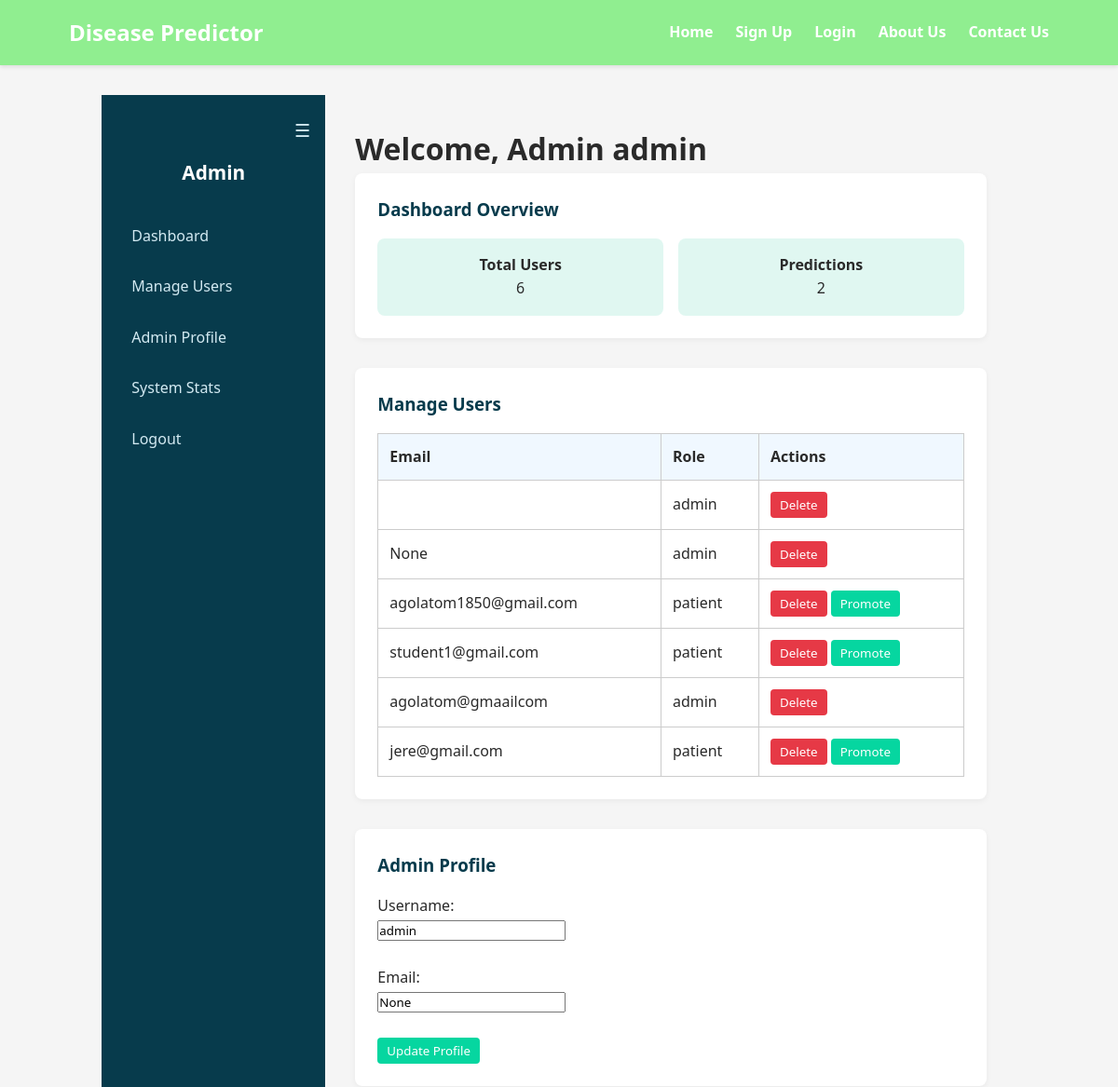
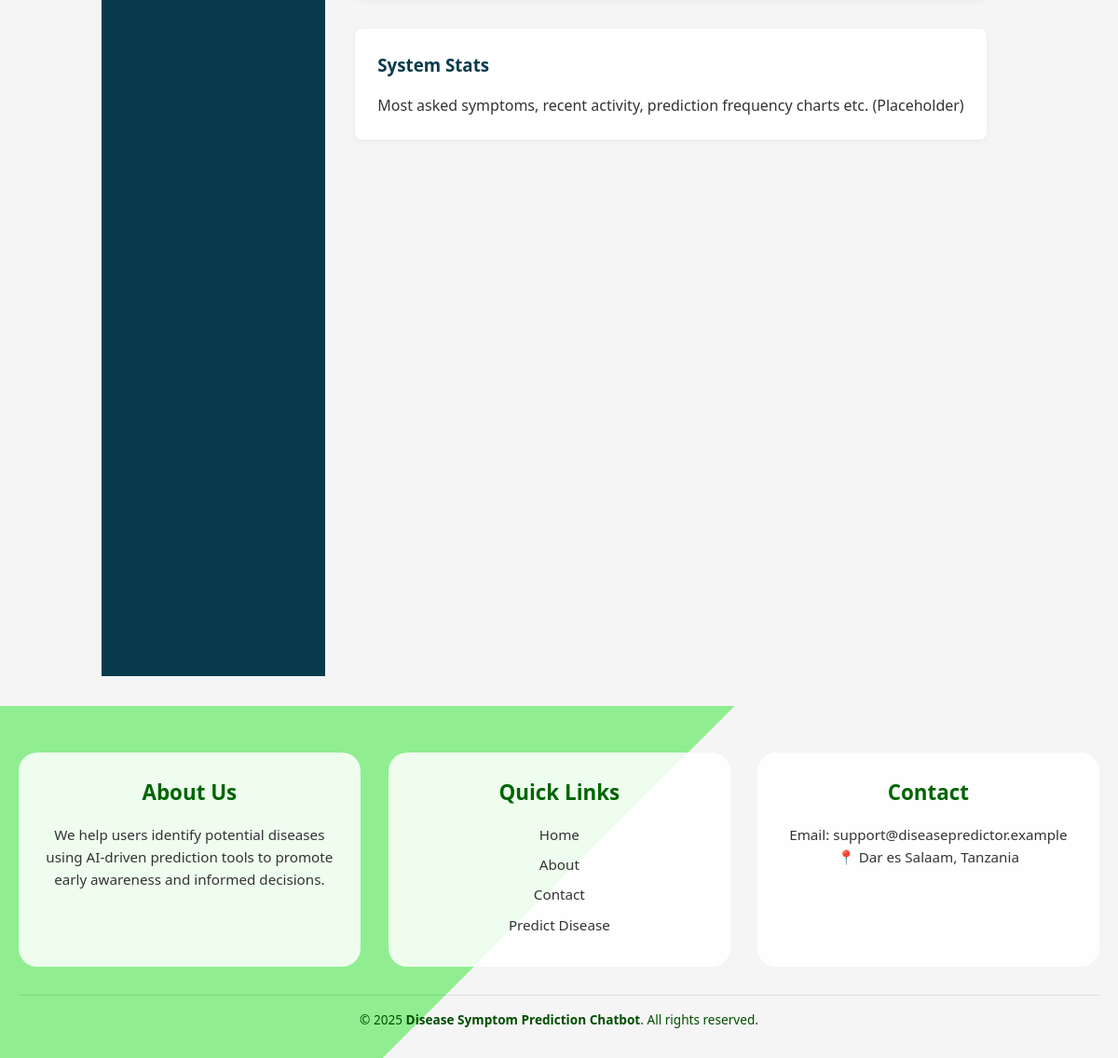
Page /admin_dashboard (signed in) on the committed database (2 pictures, top to bottom).
### tables this page shows
CREATE TABLE users(
            id INTEGER PRIMARY KEY AUTOINCREMENT,
            username TEXT UNIQUE NOT NULL,
            password TEXT NOT NULL,
            role TEXT NOT NULL DEFAULT 'patient'
        , email TEXT);

### app.py (the view)
@app.route('/admin_dashboard')
@login_required
def admin_dashboard():
    if session.get('role') != 'admin':
        abort(403)
    conn = db_connect(); cur = conn.cursor()
    cur.execute("SELECT username, email, role, id FROM users")
    users = cur.fetchall()
    cur.execute("SELECT COUNT(*) AS total_users FROM users")
    total_users = cur.fetchone()['total_users']
    cur.execute("SELECT COUNT(*) AS total_predictions FROM predictions")
    total_preds = cur.fetchone()['total_predictions']
    cur.execute("SELECT * FROM faq")  # assuming table: faq (id, question, answer)
    faq = cur.fetchall()
    cur.execute("SELECT * FROM users WHERE username=?", (session['user'],))
    admin_user = cur.fetchone()
    conn.close()
    return render_template('admin_dashboard.html',
                           user=admin_user,
                           user_stats={'total_users': total_users, 'total_predictions': total_preds},
                           users=users,
                           faq=faq)

### app.py (called while the page is built)
def db_connect():
    conn = sqlite3.connect(DB_PATH)
    conn.row_factory = sqlite3.Row
    return conn

def login_required(view_func):
    @wraps(view_func)
    def wrapper(*args, **kwargs):
        if 'user' not in session:
            return redirect(url_for('login'))
        return view_func(*args, **kwargs)
    return wrapper

### templates/admin_dashboard.html (shortened to what this page needs)
{% extends "base.html" %}
{% block content %}
<div class="dashboard-container">
  <div class="sidebar" id="sidebar">
    <button class="toggle-btn" onclick="toggleSidebar()">☰</button>
    <h2>Admin</h2>
    <a href="#overview">Dashboard</a>
    <a href="#users">Manage Users</a>
    <a href="#profile">Admin Profile</a>
    <a href="#system">System Stats</a>
    <a href="{{ url_for('logout') }}">Logout</a>
  </div>
  <div class="content">
    <h1>Welcome, Admin {{ user.username }}</h1>
    <div class="section" id="overview">
      <h3>Dashboard Overview</h3>
      <div class="stats-box">
        <div>
          <strong>Total Users</strong><br>
          {{ user_stats.total_users }}
        </div>
        <div>
          <strong>Predictions</strong><br>
          {{ user_stats.total_predictions }}
        </div>
      </div>
    </div>
    <div class="section" id="users">
      <h3>Manage Users</h3>
      <table>
        <thead>
          <tr>
            <th>Email</th>
            <th>Role</th>
            <th>Actions</th>
          </tr>
        </thead>
        <tbody>
          {% for u in users %}
          <tr>
            <td>{{ u.email }}</td>
            <td>{{ u.role }}</td>
            <td>
              <form method="POST" action="{{ url_for('delete_user', user_id=u.id) }}" style="display:inline;">
                <button class="btn-danger" onclick="return confirm('Delete user?')">Delete</button>
              </form>
              {% if u.role != 'admin' %}
              <form method="POST" action="{{ url_for('promote_user', user_id=u.id) }}" style="display:inline;">
                <button class="btn-update">Promote</button>
              </form>
              {% endif %}
            </td>
          </tr>
          {% endfor %}
        </tbody>
      </table>
    </div>
    <div class="section" id="profile">
      <h3>Admin Profile</h3>
      <form method="POST" action="{{ url_for('update_admin_profile') }}">
        <label>Username:</label><br>
        <input type="text" name="username" value="{{ user.username }}"><br><br>
        <label>Email:</label><br>
        <input type="email" name="email" value="{{ user.email }}"><br><br>
        <button class="btn-update" type="submit">Update Profile</button>
      </form>
    </div>
    <div class="section" id="system">
      <h3>System Stats</h3>
      <p>Most asked symptoms, recent activity, prediction frequency charts etc. (Placeholder)</p>
    </div>
  </div>
</div>
{% endblock %}

### templates/base.html (shortened to what this page needs)
<!DOCTYPE html>
<html lang="en">
<head>
</head>
<body>
  <header class="site-header">
    <nav class="navbar">
      <a href="{{ url_for('home') }}" class="logo">Disease Predictor</a>
      <ul class="nav-links">
        <li><a href="{{ url_for('home') }}">Home</a></li>
        <li><a href="{{ url_for('signup') }}">Sign Up</a></li>
        <li><a href="{{ url_for('login') }}">Login</a></li>
        <li><a href="{{ url_for('about') }}">About Us</a></li>
        <li><a href="{{ url_for('contact') }}">Contact Us</a></li>
      </ul>
    </nav>
  </header>
  <main>
    {% block content %}{% endblock %}
  </main>
  {% include 'footer.html' %}
</body>
</html>

### templates/footer.html (shortened to what this page needs)
<footer class="site-footer">
  <div class="footer-container">
    <div class="footer-section" id="about-footer">
      <h3>About Us</h3>
      <p>We help users identify potential diseases using AI‑driven prediction tools to promote early awareness and informed decisions.</p>
    </div>
    <div class="footer-section" id="quick-links">
      <h3>Quick Links</h3>
      <ul>
        <li><a href="{{ url_for('home') }}"> Home</a></li>
        <li><a href="{{ url_for('about') }}">About</a></li>
        <li><a href="{{ url_for('contact') }}"> Contact</a></li>
        <li><a href="{{ url_for('predict') }}"> Predict Disease</a></li>
      </ul>
    </div>
    <div class="footer-section" id="contact-footer">
      <h3>Contact</h3>
      <p>Email: <a href="mailto:support@diseasepredictor.example">support@diseasepredictor.example</a></p>
      <p>📍 Dar es Salaam, Tanzania</p>
    </div>
  </div>
  <div class="footer-bottom">
    <p>&copy; 2025 <strong>Disease Symptom Prediction Chatbot</strong>. All rights reserved.</p>
  </div>
</footer>

### templates/base.html (style rules this page uses)
* { box-sizing: border-box; margin: 0; padding: 0; font-family: 'Segoe UI', Tahoma, Geneva, Verdana, sans-serif; }
body { background-color: whitesmoke; color: #2a2a2a; line-height: 1.6; min-height: 100vh; display: flex; flex-direction: column; }
.site-header { background-color: lightgreen; box-shadow: 0 2px 4px rgba(0,0,0,0.1); }
.navbar { max-width: 1100px; margin: 0 auto; padding: 1rem 1.5rem; display: flex; justify-content: space-between; align-items: center; }
.logo { font-weight: bold; font-size: 1.5rem; color: #fff; text-decoration: none; }
.nav-links { list-style: none; display: flex; gap: 1.5rem; }
.nav-links li a { color: #fff; text-decoration: none; font-weight: 600; transition: color 0.3s ease; }
main { flex-grow: 1; max-width: 1100px; margin: 2rem auto; padding: 0 1.5rem; }
.site-footer { background-color: lightgreen; color: white; padding: 1rem 1.5rem; text-align: center; margin-top: auto; }

### templates/admin_dashboard.html (style rules this page uses)
body { margin: 0; font-family: 'Segoe UI', sans-serif; }
.dashboard-container { display: flex; height: 100vh; background-color: #f5f5f5; }
.sidebar { width: 240px; background-color: #073b4c; color: white; padding: 1.5rem 1rem; display: flex; flex-direction: column; transition: width 0.3s ease; }
.sidebar h2 { font-size: 1.3rem; text-align: center; margin-bottom: 1.5rem; }
.sidebar a { color: #d3eaf2; text-decoration: none; padding: 0.6rem 1rem; margin: 0.3rem 0; border-radius: 6px; transition: background 0.2s; display: block; }
.toggle-btn { background: none; border: none; color: #d3eaf2; margin-bottom: 1rem; font-size: 1.2rem; cursor: pointer; align-self: flex-end; }
.content { flex: 1; padding: 2rem; overflow-y: auto; }
.section { background-color: white; padding: 1.5rem; margin-bottom: 2rem; border-radius: 8px; box-shadow: 0 2px 6px rgba(0, 0, 0, 0.05); }
.section h3 { margin-bottom: 1rem; color: #073b4c; }
.section p { color: #333; }
.stats-box { display: flex; gap: 1rem; margin-top: 1rem; }
.stats-box div { flex: 1; background-color: #e0f7f1; padding: 1rem; border-radius: 8px; text-align: center; }
table { width: 100%; border-collapse: collapse; margin-top: 1rem; }
table, th, td { border: 1px solid #ccc; }
th, td { padding: 0.75rem; text-align: left; }
th { background-color: #f0f8ff; }
.btn-danger { color: white; background-color: #e63946; padding: 5px 10px; border: none; border-radius: 4px; cursor: pointer; }
.btn-update { color: white; background-color: #06d6a0; padding: 5px 10px; border: none; border-radius: 4px; cursor: pointer; }

### templates/footer.html (style rules this page uses)
.site-footer { background: linear-gradient(135deg, lightgreen 50%, whitesmoke 50%); color: #222; padding: 50px 20px 30px; font-family: 'Segoe UI', sans-serif; position: relative; z-index: 1; overflow: hidden; }
.footer-container { display: flex; flex-wrap: wrap; justify-content: space-evenly; gap: 30px; margin-bottom: 30px; }
.footer-section { flex: 1 1 280px; background-color: rgba(255, 255, 255, 0.85); padding: 25px; border-radius: 20px; transition: transform 0.3s ease, box-shadow 0.3s ease; animation: zoomIn 1s ease forwards; opacity: 0; }
.footer-section h3 { color: #006400; margin-bottom: 15px; font-size: 1.4rem; }
.footer-section p, .footer-section a, .footer-section li { color: #333; font-size: 0.95rem; text-decoration: none; line-height: 1.6; }
.footer-section ul { list-style: none; padding-left: 0; }
.footer-section ul li { margin-bottom: 8px; transition: color 0.3s; }
.footer-bottom { text-align: center; font-size: 0.85rem; border-top: 1px solid rgba(0, 0, 0, 0.1); padding-top: 15px; color: #004d00; }

### rows in the picture
users: username "admin", email "None", role "admin"
users: role "admin"
users: email "agolatom1850@gmail.com", role "patient"
users: email "student1@gmail.com", role "patient"
users: email "agolatom@gmaailcom", role "admin"
users: email "jere@gmail.com", role "patient"

### other values in the picture
{{ user_stats.total_users }} "6"
{{ user_stats.total_predictions }} "2"
